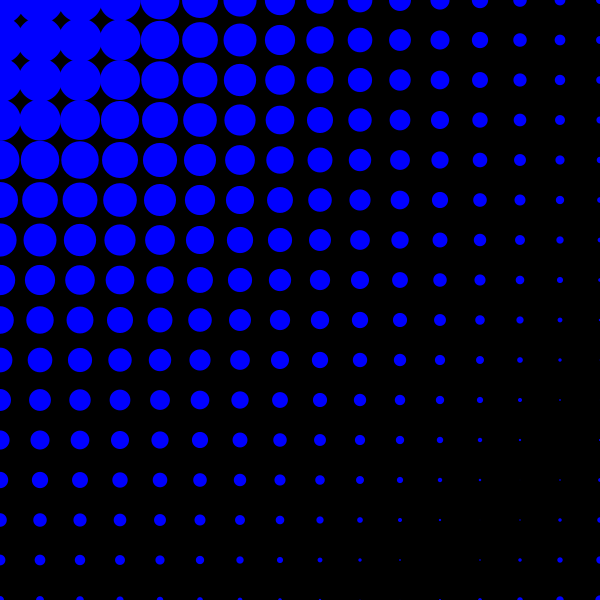
Frame 1 (no input)
Frame 60 (the mouse pressed at the canvas centre just before this capture): identical to frame 1, image omitted
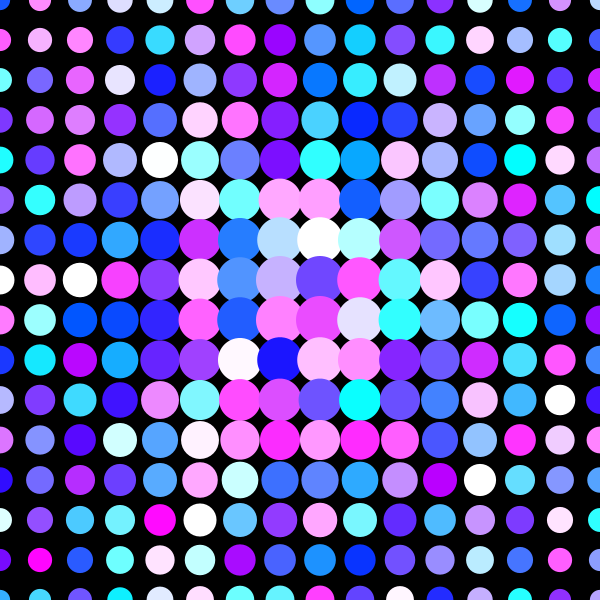
Frame 120 (the mouse held since frame 60 and released just before this capture)

The Processing sketch that drew these frames (run headless with seeded random() and noise(); from frame 60 on, the mouse is pressed at the canvas centre):

// Processing sketch: processing_156959
// ── processing_156959.pde

int i, j;
float easing = .07;
float size;

void setup() {
  size(600, 600);
  smooth();
}

void draw() {
  background(0);
  for(i = 0; i < 80; i++) {
    for(j = 0; j < 80; j++) {
        size = 50 - dist(mouseX, mouseY, i*40, j*40) * easing;
      noStroke();
      fill(random(mouseX), random(mouseY), 255);
      ellipse(i*40, j*40, size, size);
    }
  } 
}
